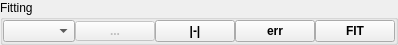
<?xml version="1.0" encoding="UTF-8"?>
<ui version="4.0">
 <class>Form</class>
 <widget class="QWidget" name="Form">
  <property name="geometry">
   <rect>
    <x>0</x>
    <y>0</y>
    <width>357</width>
    <height>35</height>
   </rect>
  </property>
  <property name="windowTitle">
   <string>Form</string>
  </property>
  <layout class="QVBoxLayout" name="verticalLayout">
   <property name="spacing">
    <number>0</number>
   </property>
   <property name="margin">
    <number>0</number>
   </property>
   <item>
    <widget class="QGroupBox" name="groupBox_3">
     <property name="sizePolicy">
      <sizepolicy hsizetype="Preferred" vsizetype="Minimum">
       <horstretch>0</horstretch>
       <verstretch>0</verstretch>
      </sizepolicy>
     </property>
     <property name="title">
      <string>Fitting</string>
     </property>
     <property name="alignment">
      <set>Qt::AlignLeading|Qt::AlignLeft|Qt::AlignTop</set>
     </property>
     <property name="flat">
      <bool>false</bool>
     </property>
     <property name="checkable">
      <bool>false</bool>
     </property>
     <layout class="QGridLayout" name="gridLayout">
      <property name="margin">
       <number>0</number>
      </property>
      <property name="spacing">
       <number>0</number>
      </property>
      <item row="0" column="4">
       <widget class="QPushButton" name="toolButton_3">
        <property name="font">
         <font>
          <weight>75</weight>
          <bold>true</bold>
         </font>
        </property>
        <property name="text">
         <string>FIT</string>
        </property>
       </widget>
      </item>
      <item row="0" column="2">
       <widget class="QPushButton" name="toolButton_2">
        <property name="sizePolicy">
         <sizepolicy hsizetype="Fixed" vsizetype="Minimum">
          <horstretch>0</horstretch>
          <verstretch>0</verstretch>
         </sizepolicy>
        </property>
        <property name="font">
         <font>
          <weight>75</weight>
          <bold>true</bold>
         </font>
        </property>
        <property name="toolTip">
         <string extracomment="Auto-adjustment of fitrange">&lt;html&gt;&lt;head/&gt;&lt;body&gt;&lt;p&gt;Fitting-Range&lt;/p&gt;&lt;p&gt;Try to determine the optimal fitting range &lt;br/&gt;automatically.&lt;/p&gt;&lt;/body&gt;&lt;/html&gt;</string>
        </property>
        <property name="text">
         <string>|-|</string>
        </property>
       </widget>
      </item>
      <item row="0" column="1">
       <widget class="QPushButton" name="toolButton">
        <property name="enabled">
         <bool>false</bool>
        </property>
        <property name="sizePolicy">
         <sizepolicy hsizetype="Fixed" vsizetype="Fixed">
          <horstretch>0</horstretch>
          <verstretch>0</verstretch>
         </sizepolicy>
        </property>
        <property name="maximumSize">
         <size>
          <width>16777215</width>
          <height>20</height>
         </size>
        </property>
        <property name="font">
         <font>
          <weight>75</weight>
          <bold>true</bold>
         </font>
        </property>
        <property name="toolTip">
         <string>Select a new dataset</string>
        </property>
        <property name="text">
         <string>...</string>
        </property>
       </widget>
      </item>
      <item row="0" column="3">
       <widget class="QPushButton" name="toolButton_4">
        <property name="sizePolicy">
         <sizepolicy hsizetype="Fixed" vsizetype="Minimum">
          <horstretch>0</horstretch>
          <verstretch>0</verstretch>
         </sizepolicy>
        </property>
        <property name="font">
         <font>
          <weight>75</weight>
          <bold>true</bold>
         </font>
        </property>
        <property name="toolTip">
         <string>&lt;html&gt;&lt;head/&gt;&lt;body&gt;&lt;p&gt;Sampling of the free fitting parameters. To adjust the options for sampling use the &amp;quot;Settings&amp;quot; menu.&lt;/p&gt;&lt;/body&gt;&lt;/html&gt;</string>
        </property>
        <property name="text">
         <string>err</string>
        </property>
       </widget>
      </item>
      <item row="0" column="0">
       <widget class="QComboBox" name="comboBox">
        <property name="sizePolicy">
         <sizepolicy hsizetype="MinimumExpanding" vsizetype="Fixed">
          <horstretch>0</horstretch>
          <verstretch>0</verstretch>
         </sizepolicy>
        </property>
       </widget>
      </item>
     </layout>
    </widget>
   </item>
  </layout>
  <action name="actionFit">
   <property name="text">
    <string>fit</string>
   </property>
   <property name="shortcut">
    <string>Ctrl+F</string>
   </property>
  </action>
  <action name="actionFit_range_changed">
   <property name="text">
    <string>Fit range changed</string>
   </property>
  </action>
  <action name="actionChange_dataset">
   <property name="text">
    <string>Change dataset</string>
   </property>
  </action>
  <action name="actionSelectionChanged">
   <property name="text">
    <string>SelectionChanged</string>
   </property>
   <property name="toolTip">
    <string>SelectionChanged</string>
   </property>
  </action>
  <action name="actionErrorEstimate">
   <property name="text">
    <string>ErrorEstimate</string>
   </property>
  </action>
 </widget>
 <resources>
  <include location="rescource.qrc"/>
 </resources>
 <connections>
  <connection>
   <sender>toolButton</sender>
   <signal>clicked()</signal>
   <receiver>actionChange_dataset</receiver>
   <slot>trigger()</slot>
   <hints>
    <hint type="sourcelabel">
     <x>135</x>
     <y>48</y>
    </hint>
    <hint type="destinationlabel">
     <x>-1</x>
     <y>-1</y>
    </hint>
   </hints>
  </connection>
  <connection>
   <sender>toolButton_2</sender>
   <signal>clicked()</signal>
   <receiver>actionFit_range_changed</receiver>
   <slot>trigger()</slot>
   <hints>
    <hint type="sourcelabel">
     <x>18</x>
     <y>51</y>
    </hint>
    <hint type="destinationlabel">
     <x>-1</x>
     <y>-1</y>
    </hint>
   </hints>
  </connection>
  <connection>
   <sender>toolButton_3</sender>
   <signal>clicked()</signal>
   <receiver>actionFit</receiver>
   <slot>trigger()</slot>
   <hints>
    <hint type="sourcelabel">
     <x>247</x>
     <y>47</y>
    </hint>
    <hint type="destinationlabel">
     <x>-1</x>
     <y>-1</y>
    </hint>
   </hints>
  </connection>
  <connection>
   <sender>toolButton_4</sender>
   <signal>clicked()</signal>
   <receiver>actionErrorEstimate</receiver>
   <slot>trigger()</slot>
   <hints>
    <hint type="sourcelabel">
     <x>260</x>
     <y>25</y>
    </hint>
    <hint type="destinationlabel">
     <x>-1</x>
     <y>-1</y>
    </hint>
   </hints>
  </connection>
  <connection>
   <sender>comboBox</sender>
   <signal>currentIndexChanged(QString)</signal>
   <receiver>actionSelectionChanged</receiver>
   <slot>trigger()</slot>
   <hints>
    <hint type="sourcelabel">
     <x>68</x>
     <y>23</y>
    </hint>
    <hint type="destinationlabel">
     <x>-1</x>
     <y>-1</y>
    </hint>
   </hints>
  </connection>
 </connections>
</ui>
